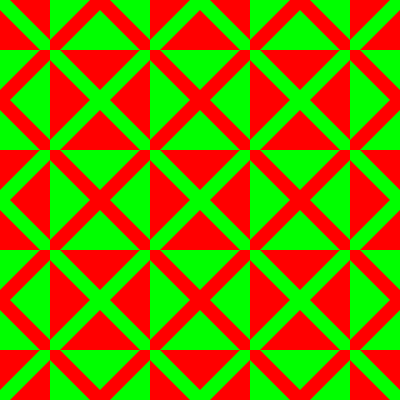
Frame 1 (no input)
Frame 60 (the mouse pressed at the canvas centre just before this capture): identical to frame 1, image omitted
Frame 120 (the mouse held since frame 60 and released just before this capture): identical to frame 1, image omitted

The Processing sketch that drew this single still picture (run headless with seeded random() and noise(); from frame 60 on, the mouse is pressed at the canvas centre):

// Processing sketch: Presents
// ── Presents.pde
int object_width = 100;
int object_height = 100;
float x;
float y;
boolean b;
void setup() {
  size(400, 400);
}

void draw() {
  background(255);
  drawPresents();
}
void drawPresents() {
  b = true;
  for (float y = mouseY - object_height * 4; y <= mouseY + object_height * 4; y += object_height) {
    for (float x = mouseX - object_width * 4; x <= mouseX + object_height * 4; x += object_height) {
      createPresent(x, y, b);
      b = !b;
    }
  }
}
void createPresent(float x, float y, boolean b) {
  rectMode(CENTER);
  strokeWeight(1);
  if (b) {
    fill(255, 0, 0);
  } else {
    fill(0, 255, 0);
  }
  rect(x, y, object_width, object_height);
  
  if (b) {
    fill(0, 255, 0);
  } else {
    fill(255, 0, 0);
  }
  noStroke();
  beginShape();
  vertex(x - object_width / 2, y - object_height / 2 + object_height / 10);
  vertex(x - object_width / 2, y - object_height / 2);
  vertex(x - object_width / 2 + object_width / 10, y - object_height / 2);
  vertex(x + object_width / 2, y + object_height / 2 - object_height / 10);
  vertex(x + object_width / 2, y + object_height / 2);
  vertex(x + object_width / 2 - object_width / 10, y + object_height / 2);
  endShape();
  beginShape();
  vertex(x + object_width / 2, y - object_height / 2 + object_height / 10);
  vertex(x + object_width / 2, y - object_height / 2);
  vertex(x + object_width / 2 - object_width / 10, y - object_height / 2);
  vertex(x - object_width / 2, y + object_height / 2 - object_height / 10);
  vertex(x - object_width / 2, y + object_height / 2);
  vertex(x - object_width / 2 + object_width / 10, y + object_height / 2);
  endShape();
  
}
